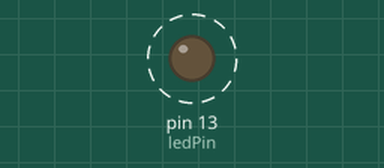
Simulated run of this sketch. Board: Arduino Uno, built with avr-gcc and run on an emulated ATmega328P. On the bench: output pins drawn as LEDs (lit = HIGH). Dashed ring = blinking.

Above: at 0.16 s.
At 80.15 s:
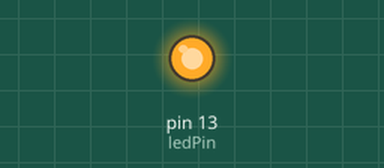
Timing chart, 0 to 80.5 s (numbered marks = the images above):
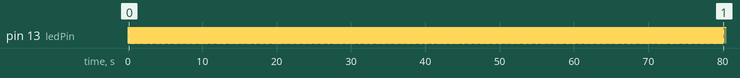

Measured:
- by itself, pin 13 (ledPin): alternates HIGH for 0.01 s and LOW for 0.01 s

The sketch:

led_blinker_for_loop.ino
```cpp
int ledPin = 13;
void setup() {
  // put your setup code here, to run once:
  pinMode(ledPin , OUTPUT);
}

void loop() {
  // put your main code here, to run repeatedly:
  int i;
  for(i = 0 ; i < 11 ; i++)
  {
    digitalWrite(ledPin , HIGH);
    delay(10);
    digitalWrite(ledPin , LOW);
    delay(10);
  }
}
```
